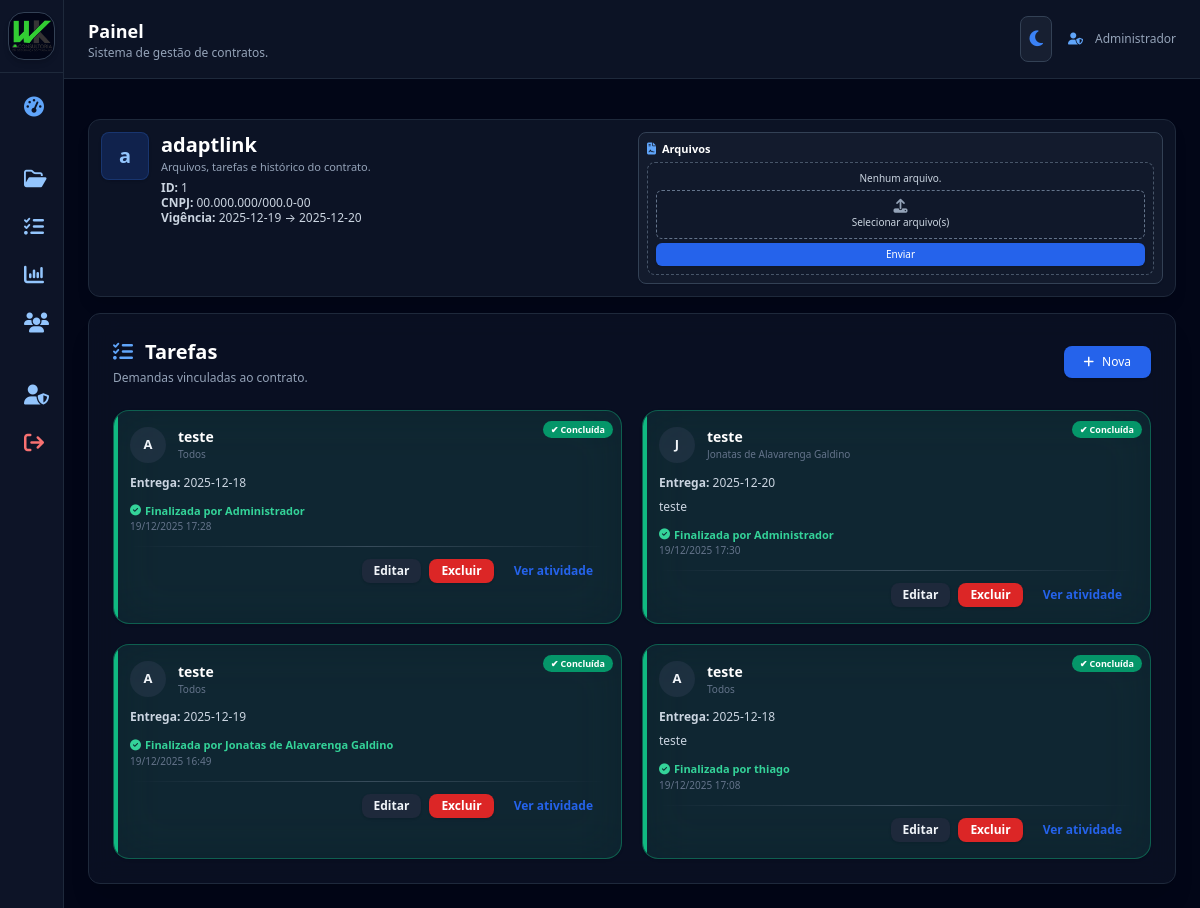
The page /contract/1 (signed in) on the database as committed earlier.
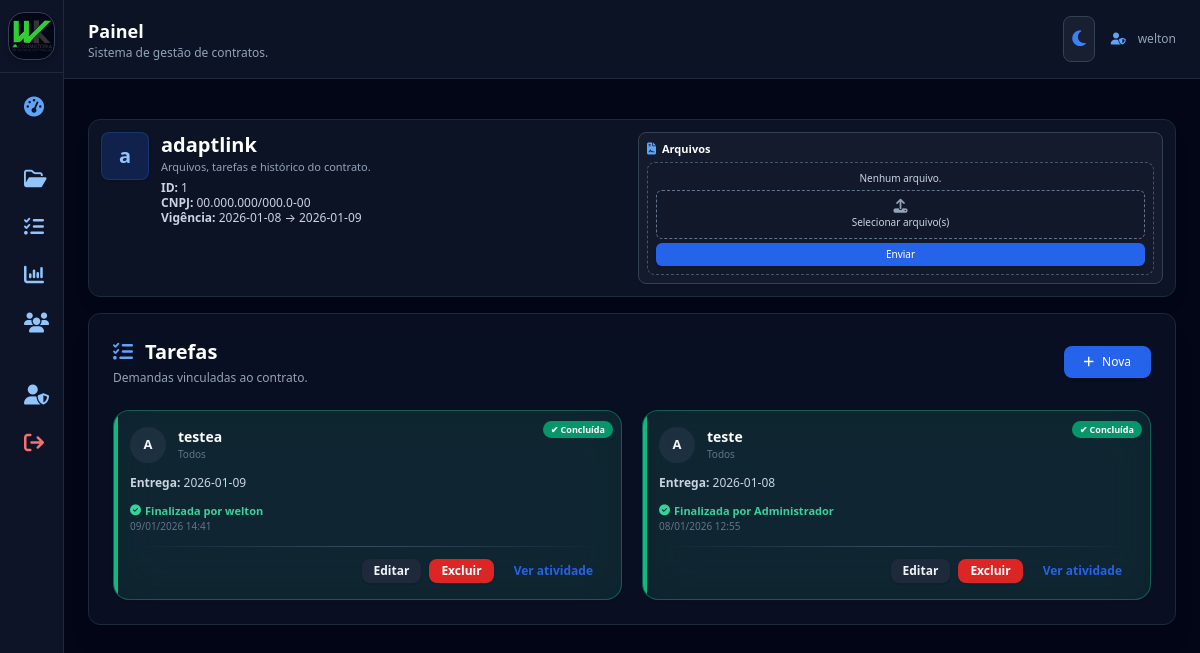
The same page on the database as committed later.
### app.py (models this page shows, shortened)
class User(UserMixin, db.Model):
    id = db.Column(db.Integer, primary_key=True)
    name = db.Column(db.String(120))
    email = db.Column(db.String(120), unique=True)
    password = db.Column(db.String(255))
    role = db.Column(db.String(20))  # admin / colaborador

class Contract(db.Model):
    id = db.Column(db.Integer, primary_key=True)
    company_id = db.Column(db.Integer, db.ForeignKey("company.id"))
    description = db.Column(db.Text)
    start_date = db.Column(db.String(20))
    end_date = db.Column(db.String(20))
    status = db.Column(db.String(20), default="ativo")
    company = db.relationship("Company")

class Task(db.Model):
    __tablename__ = "task"
    id = db.Column(db.Integer, primary_key=True)
    contract_id = db.Column(db.Integer, db.ForeignKey("contract.id"))
    title = db.Column(db.String(120), nullable=False)
    description = db.Column(db.Text)
    due_date = db.Column(db.String(20))
    priority = db.Column(db.String(20), default="Normal")
    status = db.Column(db.String(20), default="pendente", nullable=False)
    assigned_to = db.Column(db.Integer, db.ForeignKey("user.id"), nullable=True)
    created_at = db.Column(db.DateTime, default=agora)
    completed_at = db.Column(db.DateTime)
    contract = db.relationship(
        "Contract",
        backref=db.backref("tasks", lazy="dynamic")
    )
    assigned_user = db.relationship(
        "User",
        backref=db.backref("tarefas_recebidas", lazy="dynamic")
    )
    steps = db.relationship(
        "TaskStep",
        back_populates="task",
        cascade="all, delete-orphan",
        order_by="TaskStep.created_at"
    )
    completion = db.relationship(
        "TaskCompletion",
        backref="task",
        uselist=False,
        cascade="all, delete-orphan"
    )
    logs = db.relationship(
        "TaskLog",
        backref="task",
        cascade="all, delete-orphan"
    )

class TaskCompletion(db.Model):
    __tablename__ = "task_completion"
    id = db.Column(db.Integer, primary_key=True)
    task_id = db.Column(
        db.Integer,
        db.ForeignKey("task.id"),
        nullable=False,
        unique=True
    )
    user = db.Column(db.String(120))  # nome do colaborador
    note = db.Column(db.Text, nullable=False)
    file_path = db.Column(db.String(255))
    created_at = db.Column(db.DateTime, default=agora)

### app.py (the view)
@app.route("/contract/<int:id>")
@login_required
def contract_view(id):
    contr = Contract.query.get_or_404(id)
    files = ContractFile.query.filter_by(contract_id=id).all()
    colaboradores = User.query.filter_by(role="colaborador").order_by(User.name).all()
    if current_user.role == "admin":
        tasks = Task.query.filter_by(contract_id=id).order_by(Task.id.desc()).all()
    else:
        tasks = Task.query.filter(
            Task.contract_id == id,
            ((Task.assigned_to == current_user.id) | (Task.assigned_to == None))
        ).order_by(Task.id.desc()).all()
    for t in tasks:
        if isinstance(t.due_date, str) and t.due_date:
            try:
                t.due_date = datetime.strptime(t.due_date, "%Y-%m-%d").date()
            except:
                t.due_date = None
    return render_template(
        "contract_view.html",
        contract=contr,
        files=files,
        tasks=tasks,
        colaboradores=colaboradores,
        now=agora
    )

### app.py (called while the page is built, shortened)
@login_manager.user_loader
def load_user(user_id):
    return User.query.get(int(user_id))

@app.before_request
def criar_admin_automatico():
    admin = User.query.filter_by(email="admin@admin.com").first()

### templates/contract_view.html (shortened to what the changed rows need)
{% extends "base.html" %}
{% block content %}
<section class="mb-4 relative">
  <div class="rounded-xl p-3
              bg-white/80 dark:bg-slate-900/80
              shadow-lg border border-slate-300 dark:border-slate-800
              backdrop-blur-xl overflow-hidden relative transition">
    <div class="relative grid grid-cols-1 lg:grid-cols-2 gap-3 items-start">
      <div class="flex items-start gap-3">
        <div>
          <h1 class="text-xl font-bold text-slate-800 dark:text-white leading-tight">
            {{ contract.company.name }}
          </h1>
          <div class="mt-1 text-slate-700 dark:text-slate-300 text-[12px] leading-tight">
            <p><strong>ID:</strong> {{ contract.id }}</p>
            <p><strong>CNPJ:</strong> {{ contract.company.cnpj }}</p>
            <p><strong>Vigência:</strong> {{ contract.start_date }} → {{ contract.end_date }}</p>
          </div>
        </div>
      </div>
      <div class="bg-white/40 dark:bg-slate-800/40
                  border border-slate-300 dark:border-slate-700
                  rounded-lg p-2 shadow-sm transition">
        <div class="flex items-center justify-between mb-1">
          <h2 class="text-[11px] font-semibold text-slate-800 dark:text-white flex items-center gap-1.5">
            <i class="fa-solid fa-file-contract text-blue-600 dark:text-blue-400 text-xs"></i>
            Arquivos
          </h2>
        </div>
      </div>
    </div>
  </div>
</section>
<section class="bg-white/70 dark:bg-slate-900/60
                backdrop-blur-md border
                border-slate-300 dark:border-slate-800
                rounded-xl p-6 shadow-xl transition">
  <div class="flex items-center justify-between mb-6">
    <div>
      <h2 class="text-xl font-semibold text-slate-800 dark:text-white flex items-center gap-3">
        <i class="fa-solid fa-list-check text-blue-600 dark:text-blue-400"></i>
        Tarefas
      </h2>
    </div>
  </div>
  {% if tasks|length == 0 %}
    <p class="text-slate-600 dark:text-slate-400 text-xs">
      Nenhuma tarefa registrada.
    </p>
  {% else %}
  <div class="grid grid-cols-1 sm:grid-cols-2 xl:grid-cols-3 gap-5">
  {% for t in tasks %}
  {% set atrasada = (t.status == 'pendente' and t.due_date and t.due_date < now().date()) %}
  <div class="relative p-4 rounded-2xl backdrop-blur-xl border overflow-hidden
              shadow hover:shadow-xl transition-all group text-[13px]
      {% if t.status == 'concluida' %}
        bg-emerald-400/10 border-emerald-500/40
      {% elif atrasada %}
        bg-red-400/10 border-red-500/40 animate-pulse
      {% elif t.status == 'andamento' %}
        bg-blue-400/10 border-blue-500/40
      {% else %}
        bg-white/20 dark:bg-slate-800/40
        border-slate-300/30 dark:border-slate-700/50
      {% endif %}
  ">
    <div class="absolute left-0 top-0 h-full w-1 rounded-r-xl
      {% if t.status == 'concluida' %}
        bg-emerald-500
      {% elif atrasada %}
        bg-red-600
      {% elif t.status == 'andamento' %}
        bg-blue-500
      {% else %}
        bg-yellow-500
      {% endif %}
    "></div>
    <div class="absolute top-2 right-2">
      {% if t.status == 'concluida' %}
        <span class="px-2 py-0.5 text-[9px] rounded-full bg-emerald-600 text-white font-semibold">
          ✔ Concluída
        </span>
      {% elif atrasada %}
        <span class="px-2 py-0.5 text-[9px] rounded-full bg-red-600 text-white font-semibold">
          ⚠ Atrasada
        </span>
      {% elif t.status == 'andamento' %}
        <span class="px-2 py-0.5 text-[9px] rounded-full bg-blue-600 text-white font-semibold">
          ⏳ Em andamento
        </span>
      {% else %}
        <span class="px-2 py-0.5 text-[9px] rounded-full bg-yellow-500 text-white font-semibold">
          • Pendente
        </span>
      {% endif %}
    </div>
    <div class="flex items-center gap-3 mb-3">
      <div class="w-9 h-9 rounded-full flex items-center justify-center bg-white/30 dark:bg-slate-700/40 font-bold">
        {{ t.assigned_user.name[0] if t.assigned_user else "A" }}
      </div>
      <div>
        <h3 class="text-sm font-semibold text-slate-800 dark:text-white">
          {{ t.title }}
        </h3>
        <p class="text-[10px] text-slate-500">
          {{ t.assigned_user.name if t.assigned_user else "Todos" }}
        </p>
      </div>
    </div>
    <p class="text-xs text-slate-700 dark:text-slate-300">
      <strong>Entrega:</strong> {{ t.due_date }}
    </p>
    {% if t.description %}
      <p class="mt-2 text-xs text-slate-600 dark:text-slate-300 line-clamp-3">
        {{ t.description }}
      </p>
    {% endif %}
    {% if t.status == 'concluida' and t.completion %}
      <div class="mt-3 text-[11px] text-emerald-700 dark:text-emerald-400">
        <p class="flex items-center gap-1 font-semibold">
          <i class="fa-solid fa-check-circle"></i>
          Finalizada por {{ t.completion.user }}
        </p>
        <p class="text-[10px] text-slate-500">
          {{ t.completion.created_at.strftime('%d/%m/%Y %H:%M') }}
        </p>
      </div>
    {% endif %}
    <div class="my-3 h-px bg-gradient-to-r from-transparent via-slate-400/30 to-transparent"></div>
    <div class="flex justify-end gap-2 flex-wrap">
      {% if current_user.role == 'admin' %}
        <button onclick="abrirModalEditarTarefa({{ t.id }})"
          class="px-3 py-1 rounded-lg text-xs font-semibold
                 bg-slate-200 hover:bg-slate-300 text-slate-800
                 dark:bg-slate-800 dark:hover:bg-slate-700 dark:text-slate-100 shadow">
          Editar
        </button>
        <form method="POST" action="/task/delete/{{ t.id }}"
              onsubmit="return confirm('Excluir esta atividade/tarefa?');">
          <button type="submit"
            class="px-3 py-1 rounded-lg text-xs font-semibold
                   bg-red-600 hover:bg-red-700 text-white shadow">
            Excluir
          </button>
        </form>
      {% endif %}
      {% if t.status != 'pendente' %}
        <button onclick="abrirDetalhes({{ t.id }})"
          class="px-3 py-1 rounded-lg text-xs font-semibold
                 text-blue-600 hover:underline">
          Ver atividade
        </button>
      {% endif %}
    </div>
  </div>
  {% endfor %}
  </div>
  {% endif %}
</section>
{% endblock %}

### templates/base.html (shortened to what the changed rows need)
<!doctype html>
<html lang="pt-BR" class="h-full">
<head>
  <script src="https://cdn.tailwindcss.com"></script>
  <link rel="stylesheet"
        href="https://cdnjs.cloudflare.com/ajax/libs/font-awesome/6.5.0/css/all.min.css"/>
  <link rel="stylesheet"
        href="https://cdn.jsdelivr.net/npm/flatpickr/dist/flatpickr.min.css">
</head>
<body class="h-full
             bg-slate-100 text-slate-800
             dark:bg-slate-950 dark:text-slate-100
             transition-colors duration-300">
<div class="min-h-screen flex">
  <main class="flex-1 ml-16 group-hover:ml-56 transition-all duration-300">
    <header class="border-b
                   border-slate-200 dark:border-slate-800
                   bg-white/80 dark:bg-slate-900/80
                   backdrop-blur">
      <div class="max-w-7xl mx-auto px-6 py-4 flex items-center justify-between">
        <div>
          <h2 class="text-lg font-semibold
                     text-slate-800 dark:text-white">
            {{ page_title or 'Painel' }}
          </h2>
        </div>
        <div class="flex items-center gap-4">
          <button id="themeToggle"
                  class="p-2 rounded-lg border
                         border-slate-300 dark:border-slate-700
                         bg-white/80 dark:bg-slate-800/60
                         hover:bg-slate-100 dark:hover:bg-slate-700
                         transition">
            <i id="temaIcone" class="fa-solid fa-moon text-blue-500 text-lg"></i>
          </button>
          {% if current_user.is_authenticated %}
          <div class="flex items-center gap-3 text-xs
                      text-slate-600 dark:text-slate-400">
            <i class="fa-solid fa-user-shield text-blue-500 dark:text-blue-400"></i>
            {{ current_user.name }}
          </div>
          {% endif %}
        </div>
      </div>
    </header>
    <section class="max-w-7xl mx-auto px-6 py-6">
      {% block content %}{% endblock %}
    </section>
  </main>
</div>
</body>
</html>

Rows that differ between the two databases and show on the page:
removed Task: status "✔ Concluída", assigned_user "A", title "teste", assigned_user "Todos", due_date "2025-12-18", completion.user "Administrador", completion.created_at "19/12/2025 17:28"
removed Task: status "✔ Concluída", assigned_user "J", title "teste", assigned_user "Jonatas de Alavarenga Galdino", due_date "2025-12-20", description "teste", completion.user "Administrador", completion.created_at "19/12/2025 17:30"
changed User: name "Administrador" → "welton"
changed Contract id 1: start_date "2025-12-19" → "2026-01-08"; end_date "2025-12-20" → "2026-01-09"
changed Task: title "teste" → "testea"; due_date "2025-12-19" → "2026-01-09"; completion.user "Jonatas de Alavarenga Galdino" → "welton"; completion.created_at "19/12/2025 16:49" → "09/01/2026 14:41"
changed Task "teste": due_date "2025-12-18" → "2026-01-08"; completion.user "thiago" → "Administrador"; completion.created_at "19/12/2025 17:08" → "08/01/2026 12:55"; description "teste" → (not shown)
